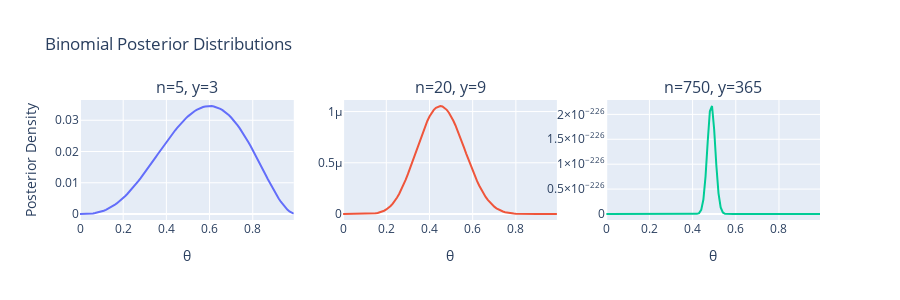

The code cell stored with this chart in its notebook:
### Markdown cell above
So as the sample size gets large, the posterior narrows, representing the reduction in residual uncertainty. Notice also that the posterior distributions start to look more and more Gaussian!

### Code cell
pairs = [(5, 3), (20, 9), (750, 365)]

fig = make_subplots(
    rows=1, cols=3,
    subplot_titles=[f"n={n}, y={y}" for n, y in pairs]
)

for i, (n, y) in enumerate(pairs, start=1):
    post = theta_range**y * (1 - theta_range)**(n - y)
    fig.add_trace(
        go.Scatter(x=theta_range, y=post, mode='lines'),
        row=1, col=i
    )
    fig.update_xaxes(title_text="θ", row=1, col=i)
fig.update_yaxes(title_text="Posterior Density", row=1, col=1)
fig.update_layout(
    title_text="Binomial Posterior Distributions",
    showlegend=False,
    width=900, height=300
)
fig.show()
